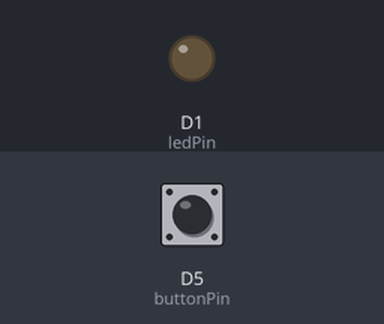
Recording of a sketch running on a simulated ESP8266 (NodeMCU). On the bench: output pins drawn as LEDs (lit = HIGH). The inputs (shaded band) are chosen by the test bench; at power-on: D5 (buttonPin) HIGH. WiFi joins after 1.5 s; servers stay silent unless stated; uploads are accepted with an empty reply; what the sketch prints to the serial monitor is not drawn.

Above: at 5.2 s.
5.3 s: D5 (buttonPin) pulled LOW for 0.15 s
At 6.2 s:
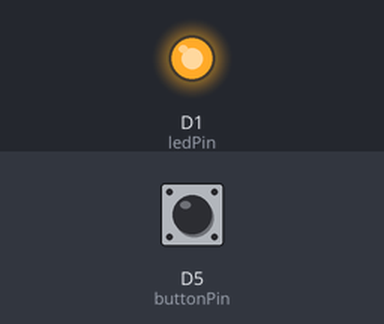
Timing chart, 0 to 8.3 s (numbered marks = the images above; inputs shaded):
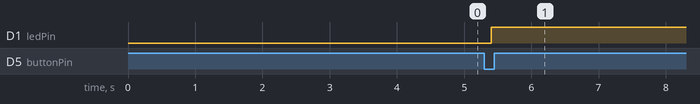

The sketch:

try.ino
```cpp
#include <ESP8266WiFi.h>
#include <ESP8266WiFiMulti.h>

#include <ESP8266HTTPClient.h>

#include <WiFiClient.h>

ESP8266WiFiMulti WiFiMulti;
String mainURL ="http://ddas.cc/httpTest/?";
String user="user=ahmad22";
float temperature=45.3;
char type='j';


int ledPin = D1;
int buttonPin = D5;

int currentState = 0;
int newButtonState = 0;


void setup() {

  pinMode(buttonPin, INPUT_PULLUP);
  pinMode(ledPin,OUTPUT);
  digitalWrite(ledPin,LOW);


  Serial.begin(9600);
  // Serial.setDebugOutput(true);

  Serial.println();
  Serial.println();
  Serial.println();

  for (uint8_t t = 4; t > 0; t--) {
    Serial.printf("[SETUP] WAIT %d...", t);
    Serial.flush();
    delay(1000);
  }

  WiFi.mode(WIFI_STA);
  WiFiMulti.addAP("DO_F62B", "jonnyb55");

}

void loop() {

  newButtonState = digitalRead(buttonPin);
  delay(100);

  if(newButtonState == LOW) { // GPIO pins is normally on. So we need to ground it for an event
    if(currentState == 0){
      digitalWrite(ledPin, HIGH);
      currentState = 1;


  // wait for WiFi connection
  if ((WiFiMulti.run() == WL_CONNECTED)) {

    WiFiClient client;

    HTTPClient http;

    Serial.print("[HTTP] begin...");
    if (http.begin(client, mainURL+user+"&temp="+temperature+"&type="+type)) {  // HTTP


      Serial.print("[HTTP] GET...");
      // start connection and send HTTP header
      int httpCode = http.GET();

      // httpCode will be negative on error
      if (httpCode > 0) {
        // HTTP header has been send and Server response header has been handled
        Serial.printf("[HTTP] GET... code: %d", httpCode);

        // file found at server
        if (httpCode == HTTP_CODE_OK || httpCode == HTTP_CODE_MOVED_PERMANENTLY) {
          String payload = http.getString();
          Serial.println(payload);
        }
      } else {
        Serial.printf("[HTTP] GET... failed, error: %s", http.errorToString(httpCode).c_str());
      }

      http.end();
    } else {
      Serial.printf("[HTTP} Unable to connect");
    }
  }

  delay(10000);

    } else {
      digitalWrite(ledPin, LOW);
      currentState = 0;
    }
    newButtonState = LOW;
    delay(1000);
  }


}
```

Measured:
- after the input at 5.3 s, D1 (ledPin): LOW → HIGH after 0.10 s
